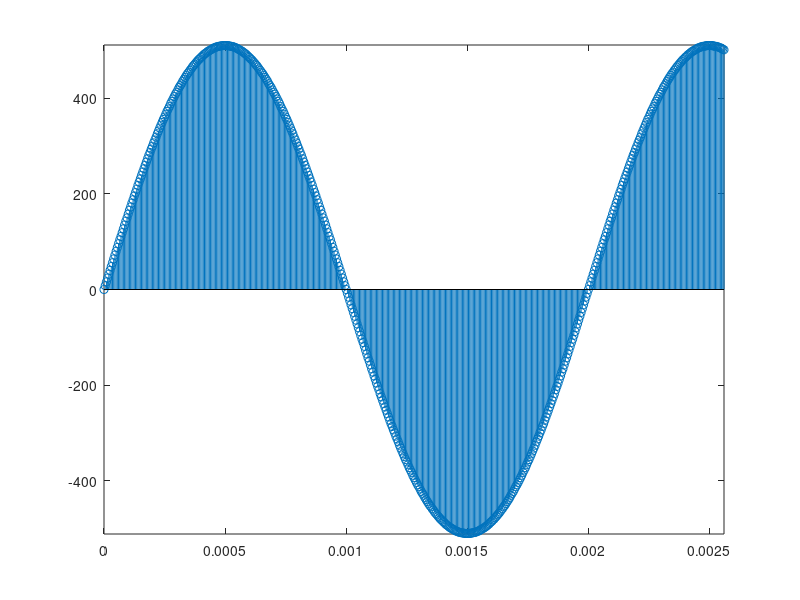

Recreate this plot in MATLAB.
%% 代码功能
%构造正弦波信号并进行有符号数量化，最终输出二进制数据到.txt文件并保存到指定的路径
clear all;
close all;
%% %=============设置系统参数==============%
f1=500;        %设置波形频率
% f2=500e3;
% f3=800e3;
Fs=200e3;        %设置采样频率
L=4096;         %数据长度
N=10;           %数据位宽
%% %=============产生输入信号==============%
t=0:1/Fs:(1/Fs)*(L-1);
y1=sin(2*pi*f1*t);
% y2=sin(2*pi*f2*t);
% y3=sin(2*pi*f3*t);
% y4=y1+y2+y3;
y4 = y1 ;
n=1;    %表示有几个信号
y_n=round(y4*(2^(N-n)-1));      %N比特量化;如果有n个信号相加，则设置（N-n）
                                %针对量化这行代码为什么量化时要做一个(N-n)进一步解释.:
                                %N位量化是要将输出的波形量化用+/-（2^N）的整数表示
                                %将14行输出量化表达式展开=y1*2^(N-3)+y2*2^(N-3)+y3*2^(N-3)
                                %3个N-3位量化的数相加，用N位的数表示才能不溢出，这样就满足了输出y_n的N位量化要求
%% %=================画图==================%
a=8;           %改变系数可以调整显示周期
stem(t,y_n);
axis([0 L/Fs/a -2^(N-1) 2^(N-1)]);      %调整坐标正达到调节波形显示范围的效果
%% %=============写入外部文件==============%
fid=fopen('D:\FPGA_MATLAB_Learning\CIC_Filter\FPGA_Design\SigCIC\Sim\signal.txt','w');    %把数据写入sin_data.txt文件中，如果没有就创建该文件  

for k=1:length(y_n)
    B_s=dec2bin(y_n(k)+((y_n(k))<0)*2^N,N); %将十进制数转换成二进制补码，正数补码=原码，负数补码=（2^N+负数）
    for j=1:N
        if B_s(j)=='1'
            tb=1;
        else
            tb=0;
        end
        fprintf(fid,'%d',tb);
    end
    fprintf(fid,'\n');
end

fclose(fid);